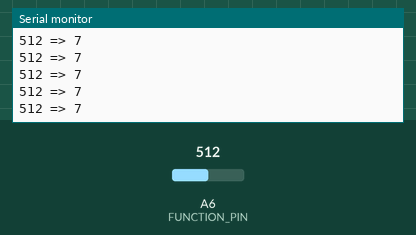
Simulated run of this sketch. Board: Arduino Nano, built with avr-gcc and run on an emulated ATmega328P. On the bench: the last lines printed to the serial monitor. The inputs (shaded band) are chosen by the test bench; at power-on: A6 (FUNCTION_PIN) = 512.

Above: at 1.2 s.
1.3 s: A6 (FUNCTION_PIN) set to 716
At 1.31 s:
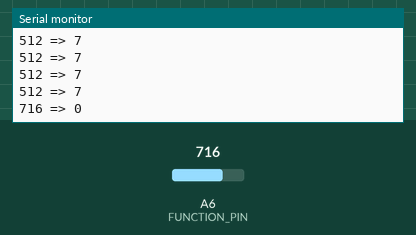
2.8 s: A6 (FUNCTION_PIN) set to 900
At 2.81 s:
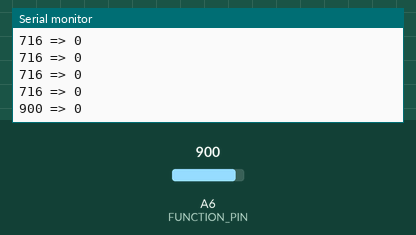
Timing chart, 0 to 5.8 s (numbered marks = the images above; inputs shaded):
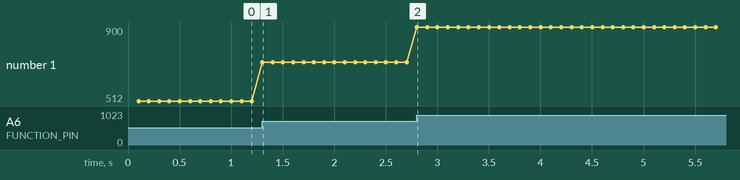

The sketch:

PruebaSwitch.ino
```cpp
#include <Arduino.h>

/**
 * Pequeño programa para realizar lecturas de los números 0-15
 * Del Switch Mini dip de 4 posiciones de la placa
 */

/**
 * Definicion de los Pines de sensores de la placa
 */

const int ENCODER_LEFT_CLK = 2;
const int ENCODER_RIGHT_CLK = 3;
const int ENCODER_LEFT_B = 4;
const int ENCODER_RIGHT_B = 5;
const int MOTOR_LEFT_DIR = 7;
const int MOTOR_RIGHT_DIR = 8;
const int MOTOR_LEFT_PWM = 9;
const int MOTOR_RIGHT_PWM = 10;
const int LED_RIGHT = 6;
const int LED_LEFT = 11;
const int EMITTER = 12;
const int SENSOR_RIGHT_MARK = A0;
const int SENSOR_1 = A1;
const int SENSOR_2 = A2;
const int SENSOR_3 = A3;
const int SENSOR_4 = A4;
const int SENSOR_LEFT_MARK = A5;
const int FUNCTION_PIN = A6;
const int BATTERY_VOLTS = A7;


/***
 * Variables Globales
 */

uint32_t updateTime;
uint32_t updateInterval = 100;  // en milisegundos

int decodeFunctionSwitch(int functionValue) {
  /**
   * Valores típicos de lectura para el Switch Dip de 4 posiciones (0-15)
   */
  const int adcReading[] = {660, 647, 630, 614, 590, 570, 545, 522, 461,
                            429, 385, 343, 271, 212, 128, 44,  0};

  if(functionValue > 1000){
    return 16;  // Botón reset pulsado
  }
  int result = 16;
  for (int i = 0; i < 16; i++) {
    if (functionValue > (adcReading[i] + adcReading[i + 1]) / 2) {
      result = i;
      break;
    }
  }
  return result;
}

void setup() {
  Serial.begin(9600);
  Serial.println(F("hola\n"));
  updateTime = millis() + updateInterval;
}

int i;
void loop() {
  if (millis() > updateTime) {
    updateTime += updateInterval;
    int functionValue = analogRead(FUNCTION_PIN);
    int function = decodeFunctionSwitch(functionValue);
    if (function == 16) {
      digitalWrite(LED_BUILTIN, 1);
    } else {
      digitalWrite(LED_BUILTIN, 0);
    }
    Serial.print(functionValue);
    Serial.print(F(" => "));
    Serial.print(function);
    Serial.println();
  }
}
```

Measured:
- after the input at 1.3 s, the serial monitor: prints a new line at once (image 1)
- after the input at 2.8 s, the serial monitor: prints a new line at once (image 2)
- plotted number 1: 512 → 716 after the input at 1.3 s, 716 → 900 after the input at 2.8 s
